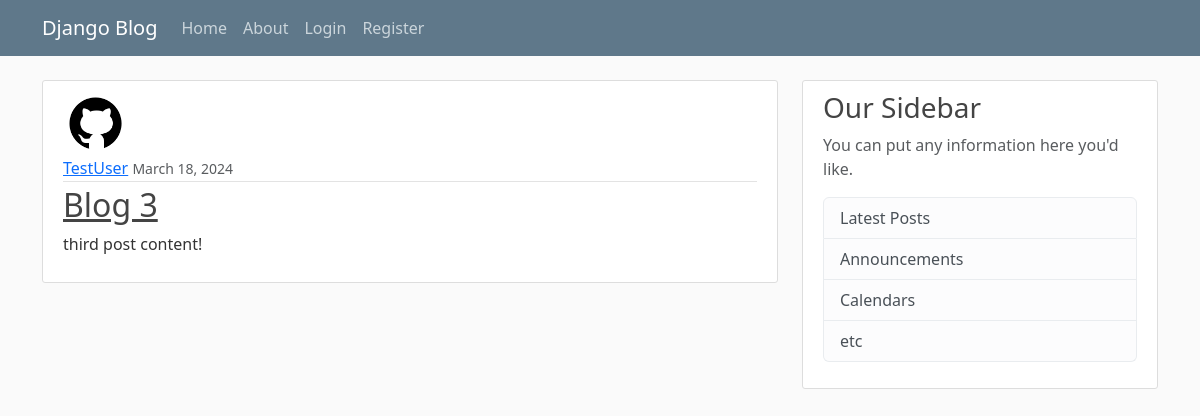
/, run on an earlier commit of the app's database.
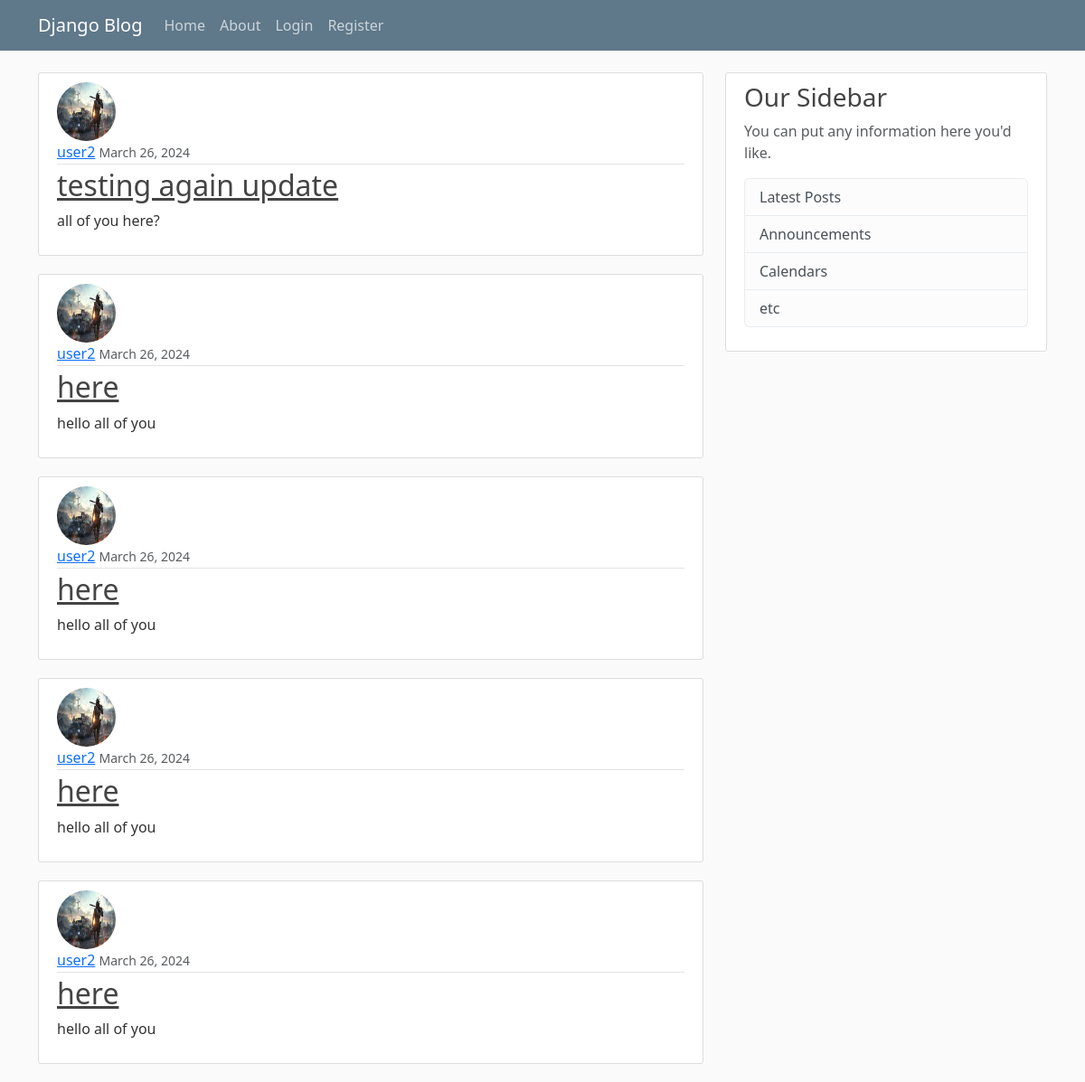
And on a later commit of the database.
### blogApp/models.py (models this page shows, shortened)
class Post(models.Model):
    title = models.CharField(max_length=100)
    content = models.TextField()
    date_posted = models.DateTimeField(default=timezone.now)
    author = models.ForeignKey(User, on_delete=models.CASCADE)

### users/models.py (models this page shows, shortened)
class Profile(models.Model):
    user = models.OneToOneField(User, on_delete=models.CASCADE)
    image = models.ImageField(default='default.png', upload_to='profile_pics')

### blogApp/views.py (the view)
# urls.py: path('', PostListView.as_view(), name='blog-home'),
class PostListView(ListView):
    model = Post
    template_name = 'home.html'
    context_object_name = 'posts'
    ordering = ['-date_posted']
    paginate_by = 5

### blogApp/templates/home.html
{% extends "base.html"%}
{% block content %}
    {% for post in posts %}
    <article class="media content-section">
        <img src="{{ post.author.profile.image.url }}" alt="author image" class="rounded-circle article-img" >
        <div class="media-body">
            <div class="article-metadata">
                <a class="mr-2" href="#">{{ post.author }}</a>
                <small class="text-muted">{{ post.date_posted|date:"F d, Y" }}</small>
            </div>
            <h2><a class="article-title" href="{% url 'post-detail' post.id %}">{{ post.title }}</a></h2>
            <p class="article-content">{{ post.content }}</p>
        </div>
    </article>
    {% endfor %}
{% endblock content %}

What changed in the data, as far as the page shows it:
no longer on this page (row unchanged): Post: author.profile.image (placeholder picture), author "TestUser", date_posted "March 18, 2024", title "Blog 3", content "third post content!"
added Post: author.profile.image (picture), author "user2", date_posted "March 26, 2024", title "testing again update", content "all of you here?"
added Post: author.profile.image (picture), author "user2", date_posted "March 26, 2024", title "here", content "hello all of you"
added Post: author.profile.image (picture), author "user2", date_posted "March 26, 2024", title "here", content "hello all of you"
added Post: author.profile.image (picture), author "user2", date_posted "March 26, 2024", title "here", content "hello all of you"
added Post: author.profile.image (picture), author "user2", date_posted "March 26, 2024", title "here", content "hello all of you"
